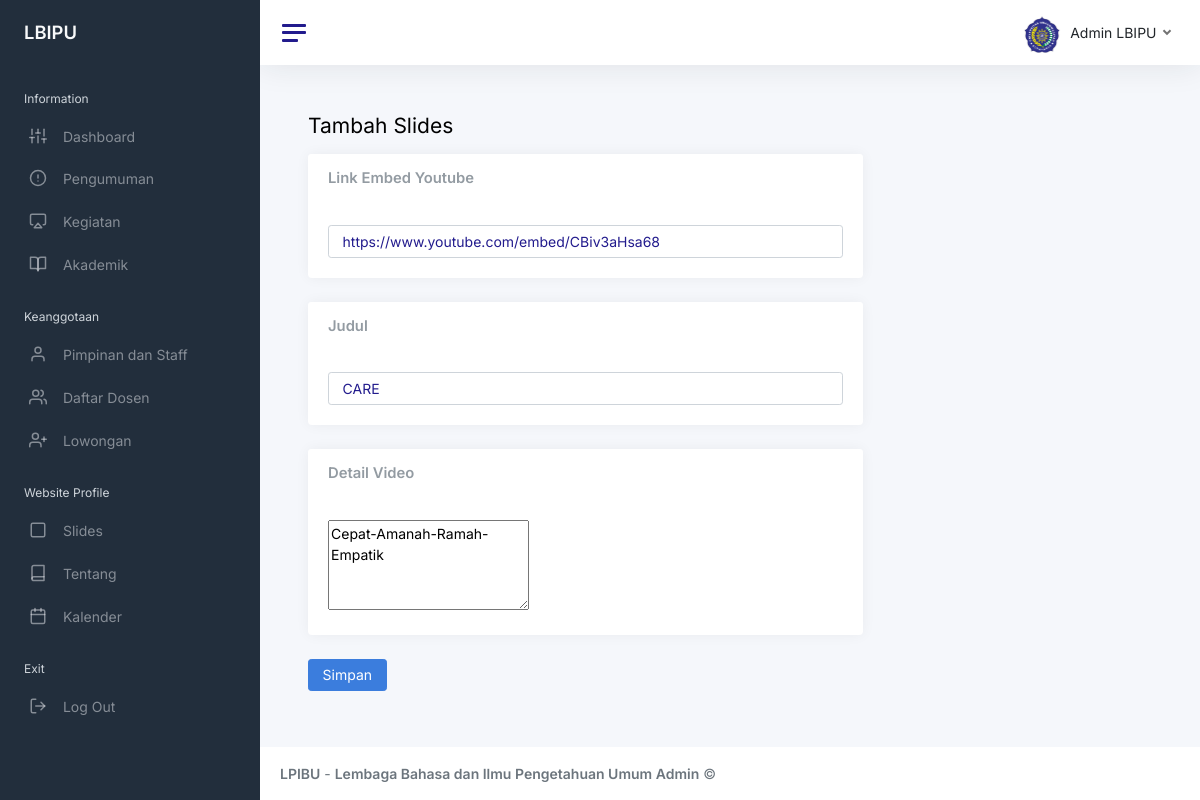
/admin/index.php?halaman=edit-slides&id=1 (signed in), run on the app's committed database.
### tables this page shows
CREATE TABLE `slides` (
  `id` int(11) NOT NULL,
  `link` varchar(500) NOT NULL,
  `judul` varchar(100) NOT NULL,
  `detail` varchar(200) NOT NULL
);

### admin/edit-slides.php (the view, shortened to what this page needs)
<?php
include '../koneksi.php';
?>
<?php
    $ambil = $koneksi->query("SELECT * FROM slides WHERE id='$_GET[id]'");
    $pecah= $ambil->fetch_assoc();
?>
<main class="content">
    <div class="container-fluid p-0">
        <div class="mb-3">
            <h1 class="h3 d-inline align-middle">Tambah Slides</h1>
        </div>
        <div class="row">
            <div class="col-8">
                <form action="" role="form" method="post" enctype="multipart/form-data">
                    <div class="card">
                        <div class="card-header">
                            <h5 class="card-title mb-0">Link Embed Youtube</h5>
                        </div>
                        <div class="card-body">
                            <input type="text" class="form-control" placeholder="Masukkan link" name="link" value="<?= $pecah['link']; ?>">
                        </div>
                    </div>
                    <div class="card">
                        <div class="card-header">
                            <h5 class="card-title mb-0">Judul</h5>
                        </div>
                        <div class="card-body">
                            <input type="text" class="form-control" placeholder="Masukkan judul" name="judul" value="<?= $pecah['judul']; ?>">
                        </div>
                    </div>
                    <div class="card">
                        <div class="card-header">
                            <h5 class="card-title mb-0">Detail Video</h5>
                        </div>
                        <div class="card-body">
                            <textarea rows="4" cols="auto" name="detail"><?= $pecah['detail']; ?></textarea>
                        </div>
                    </div>
                    <button class="btn btn-primary" name="save">Simpan</button>
                </form>
            </div>
        </div>
    </div>
</main>

### data on the page
slides: link "https://www.youtube.com/embed/CBiv3aHsa68", judul "CARE", detail "Cepat-Amanah-Ramah-Empatik"
